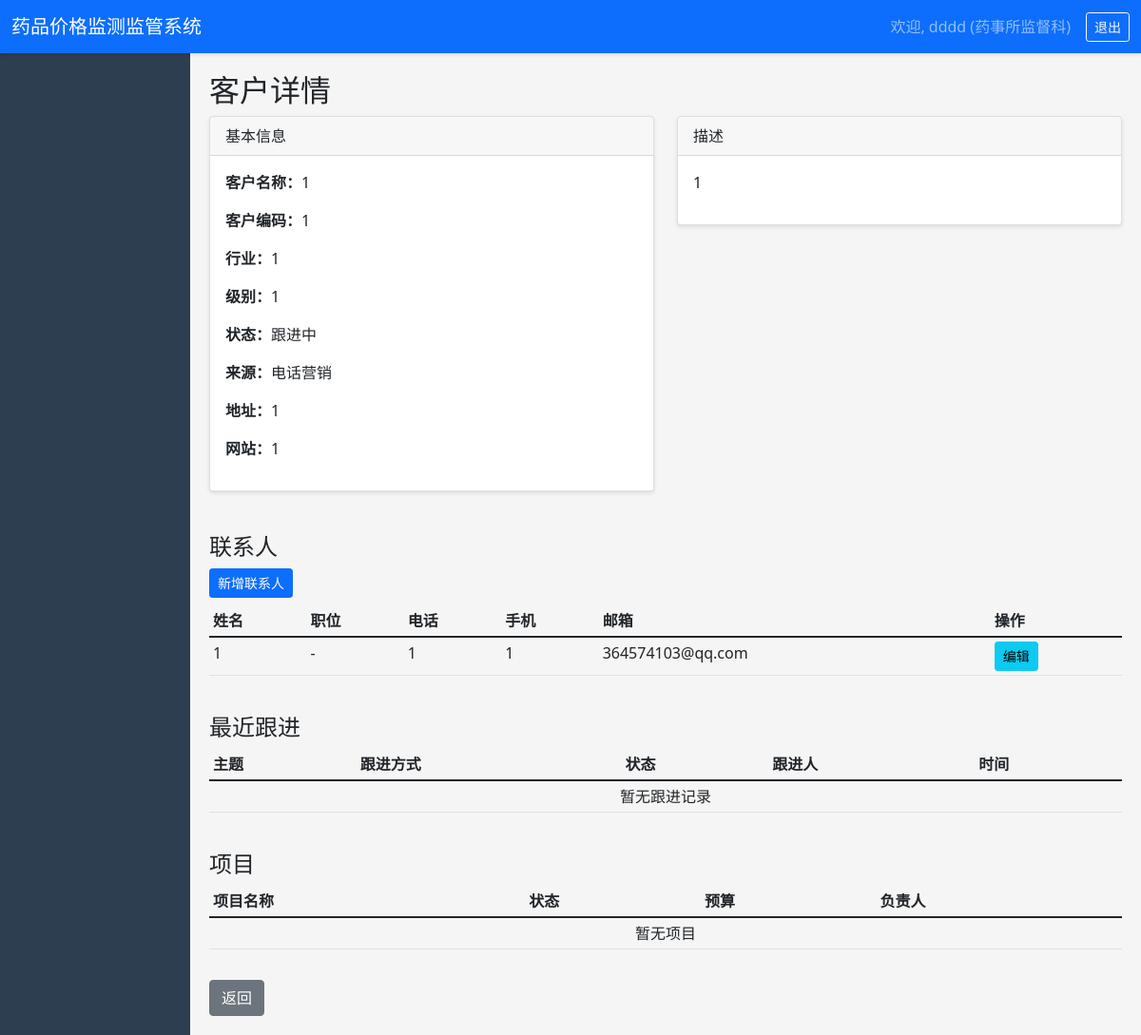
The app's page /crm/customers/1/ (signed in) with its own data.
### core/models.py (models this page shows, shortened)
class User(AbstractUser):
    USER_TYPE_CHOICES = [
        ('admin', '系统管理员'),
        ('supervisor', '药事所监督科'),
        ('drug_section', '药事所药品科'),
        ('pharmacy', '药店'),
        ('company', '药企'),
        ('district', '区县医保局'),
    ]
    user_type = models.CharField(max_length=20, choices=USER_TYPE_CHOICES, verbose_name='用户类型')
    phone = models.CharField(max_length=20, blank=True, verbose_name='联系电话')
    department = models.ForeignKey('Department', on_delete=models.SET_NULL, null=True, blank=True, related_name='users')
    organization = models.CharField(max_length=200, blank=True, verbose_name='所属机构')
    medical_insurance_code = models.CharField(max_length=50, blank=True, verbose_name='医保编码')
    class Meta:
        verbose_name = '用户'
        verbose_name_plural = '用户'

class Customer(models.Model):
    name = models.CharField(max_length=200, verbose_name='客户名称')
    code = models.CharField(max_length=50, unique=True, verbose_name='客户编码')
    industry = models.CharField(max_length=100, blank=True, verbose_name='行业')
    level = models.CharField(max_length=50, blank=True, verbose_name='客户级别')
    status = models.CharField(max_length=20, choices=CustomerStatus.choices, default=CustomerStatus.POTENTIAL, verbose_name='状态')
    source = models.CharField(max_length=20, choices=CustomerSource.choices, blank=True, verbose_name='客户来源')
    address = models.CharField(max_length=300, blank=True, verbose_name='地址')
    website = models.CharField(max_length=200, blank=True, verbose_name='网站')
    description = models.TextField(blank=True, verbose_name='描述')
    owner = models.ForeignKey(User, on_delete=models.SET_NULL, null=True, blank=True, related_name='owned_customers')
    created_by = models.ForeignKey(User, on_delete=models.SET_NULL, null=True, blank=True, related_name='created_customers')
    created_at = models.DateTimeField(auto_now_add=True)
    updated_at = models.DateTimeField(auto_now=True)
    class Meta:
        verbose_name = '客户'
        verbose_name_plural = '客户'

class Contact(models.Model):
    customer = models.ForeignKey(Customer, on_delete=models.CASCADE, related_name='contacts')
    name = models.CharField(max_length=100, verbose_name='姓名')
    position = models.CharField(max_length=100, blank=True, verbose_name='职位')
    phone = models.CharField(max_length=20, blank=True, verbose_name='电话')
    mobile = models.CharField(max_length=20, blank=True, verbose_name='手机')
    email = models.CharField(max_length=100, blank=True, verbose_name='邮箱')
    is_primary = models.BooleanField(default=False, verbose_name='是否主要联系人')
    description = models.TextField(blank=True, verbose_name='备注')
    created_at = models.DateTimeField(auto_now_add=True)
    class Meta:
        verbose_name = '联系人'
        verbose_name_plural = '联系人'

### core/views.py (the view)
# urls.py: path('crm/customers/<int:pk>/', v.customer_detail, name='customer_detail'),
@login_required
def customer_detail(request, pk):
    customer = get_object_or_404(Customer, pk=pk)
    contacts = customer.contacts.all()
    follow_ups = customer.follow_ups.all()[:10]
    projects = customer.projects.all()[:10]
    return render(request, 'core/crm/customer_detail.html', {
        'customer': customer, 'contacts': contacts,
        'follow_ups': follow_ups, 'projects': projects
    })

### templates/core/crm/customer_detail.html (shortened to what this page needs)
{% extends 'core/base.html' %}
{% block content %}
<h2>客户详情</h2>
<div class="row">
    <div class="col-md-6">
        <div class="card">
            <div class="card-header">基本信息</div>
            <div class="card-body">
                <p><strong>客户名称：</strong>{{ customer.name }}</p>
                <p><strong>客户编码：</strong>{{ customer.code }}</p>
                <p><strong>行业：</strong>{{ customer.industry|default:'-' }}</p>
                <p><strong>级别：</strong>{{ customer.level|default:'-' }}</p>
                <p><strong>状态：</strong>{{ customer.get_status_display }}</p>
                <p><strong>来源：</strong>{{ customer.get_source_display|default:'-' }}</p>
                <p><strong>地址：</strong>{{ customer.address|default:'-' }}</p>
                <p><strong>网站：</strong>{{ customer.website|default:'-' }}</p>
            </div>
        </div>
    </div>
    <div class="col-md-6">
        <div class="card">
            <div class="card-header">描述</div>
            <div class="card-body">
                <p>{{ customer.description|default:'无' }}</p>
            </div>
        </div>
    </div>
</div>
<div class="row mt-4">
    <div class="col-md-12">
        <h4>联系人</h4>
        <a href="{% url 'contact_create' %}" class="btn btn-sm btn-primary mb-2">新增联系人</a>
        <table class="table table-sm">
            <thead>
                <tr>
                    <th>姓名</th>
                    <th>职位</th>
                    <th>电话</th>
                    <th>手机</th>
                    <th>邮箱</th>
                    <th>操作</th>
                </tr>
            </thead>
            <tbody>
                {% for contact in contacts %}
                <tr>
                    <td>{{ contact.name }}</td>
                    <td>{{ contact.position|default:'-' }}</td>
                    <td>{{ contact.phone|default:'-' }}</td>
                    <td>{{ contact.mobile|default:'-' }}</td>
                    <td>{{ contact.email|default:'-' }}</td>
                    <td>
                        <a href="{% url 'contact_edit' contact.id %}" class="btn btn-sm btn-info">编辑</a>
                    </td>
                </tr>
                {% empty %}
                <tr><td colspan="6" class="text-center">暂无联系人</td></tr>
                {% endfor %}
            </tbody>
        </table>
    </div>
</div>
<div class="row mt-4">
    <div class="col-md-12">
        <h4>最近跟进</h4>
        <table class="table table-sm">
            <thead>
                <tr>
                    <th>主题</th>
                    <th>跟进方式</th>
                    <th>状态</th>
                    <th>跟进人</th>
                    <th>时间</th>
                </tr>
            </thead>
            <tbody>
                {% for follow in follow_ups %}
                <tr>
                    <td>{{ follow.subject }}</td>
                    <td>{{ follow.get_follow_type_display }}</td>
                    <td>{{ follow.get_status_display }}</td>
                    <td>{{ follow.follower.username|default:'-' }}</td>
                    <td>{{ follow.created_at|date:"Y-m-d" }}</td>
                </tr>
                {% empty %}
                <tr><td colspan="5" class="text-center">暂无跟进记录</td></tr>
                {% endfor %}
            </tbody>
        </table>
    </div>
</div>
<div class="row mt-4">
    <div class="col-md-12">
        <h4>项目</h4>
        <table class="table table-sm">
            <thead>
                <tr>
                    <th>项目名称</th>
                    <th>状态</th>
                    <th>预算</th>
                    <th>负责人</th>
                </tr>
            </thead>
            <tbody>
                {% for project in projects %}
                <tr>
                    <td>{{ project.name }}</td>
                    <td>{{ project.get_status_display }}</td>
                    <td>{{ project.budget }}</td>
                    <td>{{ project.owner.username|default:'-' }}</td>
                </tr>
                {% empty %}
                <tr><td colspan="4" class="text-center">暂无项目</td></tr>
                {% endfor %}
            </tbody>
        </table>
    </div>
</div>
<a href="{% url 'customer_list' %}" class="btn btn-secondary mt-3">返回</a>
{% endblock %}

### templates/core/base.html (shortened to what this page needs)
<!DOCTYPE html>
<html lang="zh-CN">
<head>
    <link href="https://cdn.jsdelivr.net/npm/bootstrap@5.1.3/dist/css/bootstrap.min.css" rel="stylesheet">
</head>
<body>
    {% if user.is_authenticated %}
    <nav class="navbar navbar-expand-lg navbar-dark bg-primary">
        <div class="container-fluid">
            <a class="navbar-brand" href="{% url 'dashboard' %}">药品价格监测监管系统</a>
            <div class="collapse navbar-collapse">
                <span class="navbar-text me-3">
                    欢迎, {{ user.username }} ({{ user.get_user_type_display }})
                </span>
                <a href="{% url 'logout' %}" class="btn btn-sm btn-outline-light">退出</a>
            </div>
        </div>
    </nav>
    <div class="container-fluid">
        <div class="row">
            <div class="col-md-2 sidebar p-0">
            </div>
            <div class="col-md-10 content">
                {% block content %}{% endblock %}
            </div>
        </div>
    </div>
    {% else %}
    {% block login_content %}{% endblock %}
    {% endif %}
</body>
</html>

### templates/core/base.html (style rules this page uses)
body { background-color: #f5f5f5; }
.sidebar { min-height: 100vh; background: #2c3e50; color: white; }
.content { padding: 20px; }
.card { margin-bottom: 20px; box-shadow: 0 2px 4px rgba(0,0,0,0.1); }
.navbar { box-shadow: 0 2px 4px rgba(0,0,0,0.1); }

### records on screen
User: username "dddd", user_type "药事所监督科"
Customer: name "1", code "1", industry "1", level "1", status "跟进中", source "电话营销", address "1", website "1", description "1"
Contact: name "1", position "-", phone "1", mobile "1", email "364574103@qq.com"
